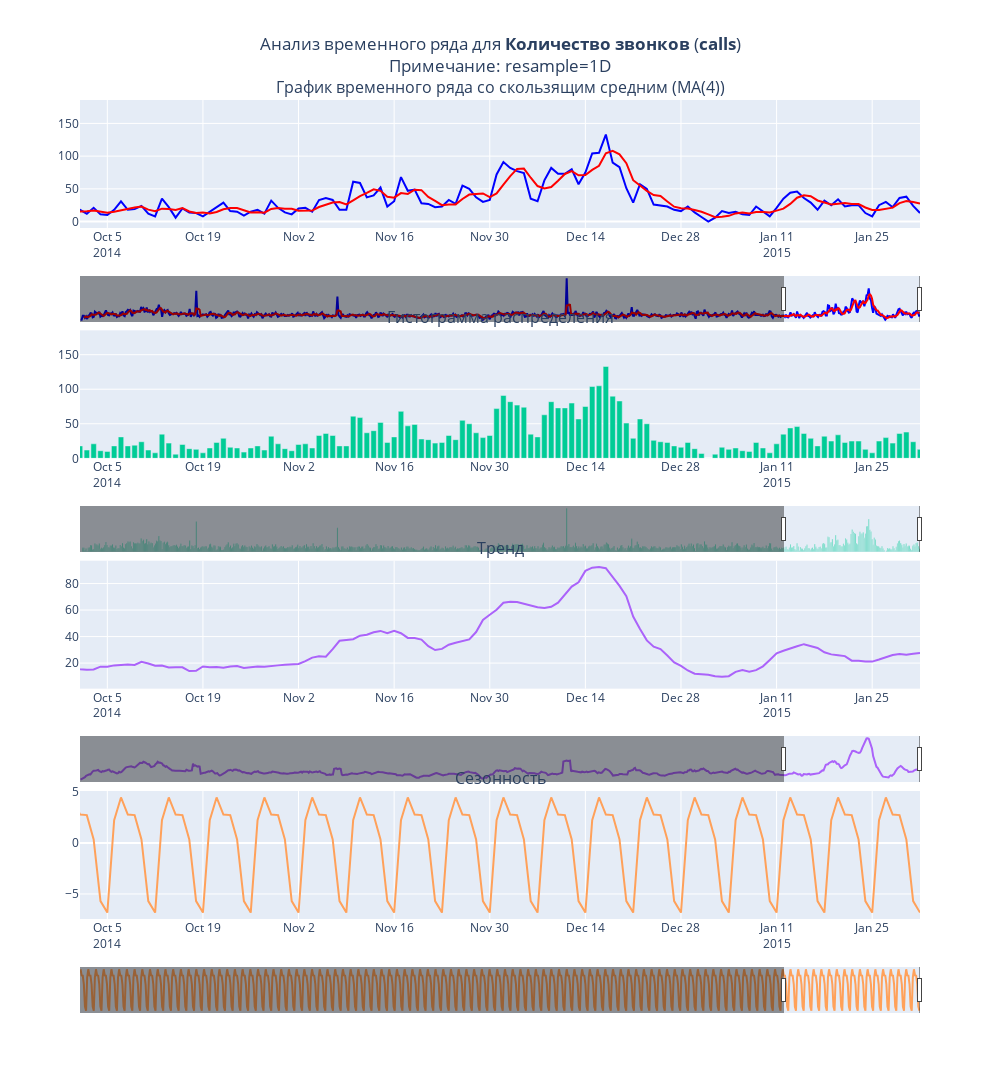
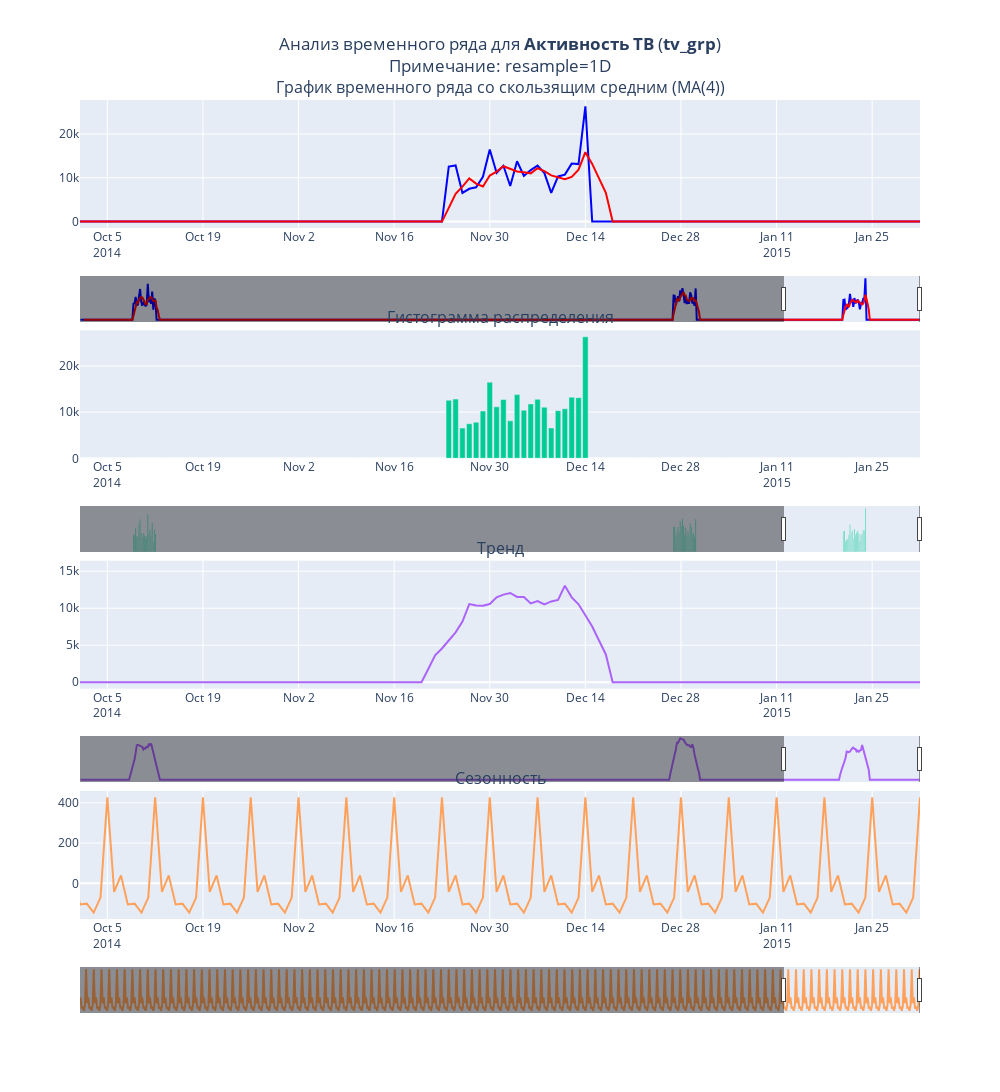
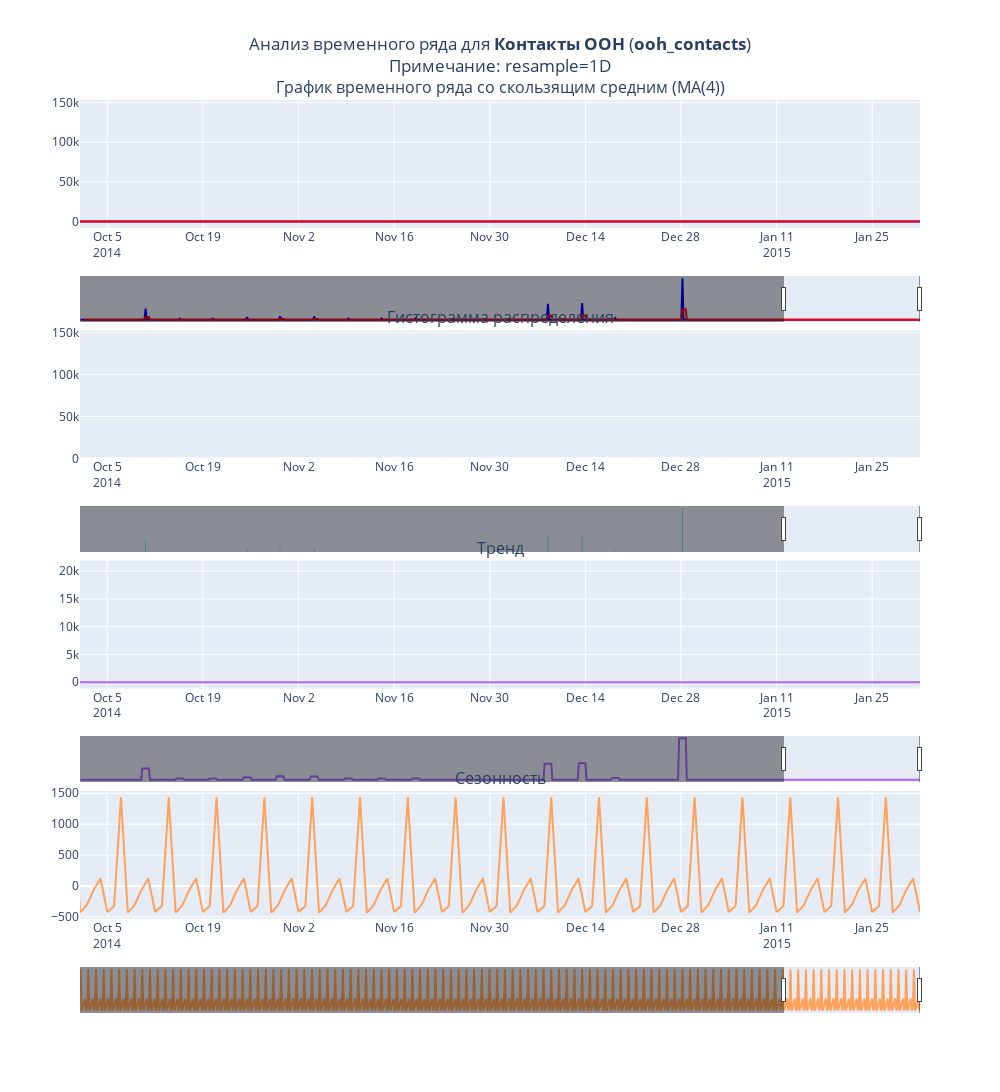

Notebook code cell kept with these figures, in order:
### Markdown cell above
<hr style="border: none; border-top: 3px dashed;">

#### <a id='toc1_4_1_2_'></a>[Временные ряды](#toc0_)

### Code cell
# Визуализация временных рядов для всех числовых признаков:

### Figure 1 — Plotly figure (JSON) as saved in the notebook; plotly's stock layout.template omitted (floating-point values rounded to 4 significant figures; data arrays with more than 128 entries replaced by an {"elided": "..."} marker saying what was removed)
{"data": [{"marker": {"color": "blue"}, "name": "График временного ряда", "type": "scatter", "x": {"elided": "762 str values"}, "xaxis": "x", "y": {"elided": "762 int values"}, "yaxis": "y"}, {"marker": {"color": "red"}, "name": "Скользящее среднее", "type": "scatter", "x": {"elided": "762 str values"}, "xaxis": "x", "y": {"elided": "762 float values"}, "yaxis": "y"}, {"name": "Гистограмма", "type": "bar", "x": {"elided": "762 str values"}, "xaxis": "x2", "y": {"elided": "762 int values"}, "yaxis": "y2"}, {"name": "Тренд", "type": "scatter", "x": {"elided": "762 str values"}, "xaxis": "x3", "y": {"elided": "762 float values"}, "yaxis": "y3"}, {"name": "Сезонность", "type": "scatter", "x": {"elided": "762 str values"}, "xaxis": "x4", "y": {"elided": "762 float values"}, "yaxis": "y4"}], "layout": {"annotations": [{"font": {"size": 16}, "showarrow": false, "text": "График временного ряда со скользящим средним (МА(4))", "x": 0.5, "xanchor": "center", "xref": "paper", "y": 1, "yanchor": "bottom", "yref": "paper"}, {"font": {"size": 16}, "showarrow": false, "text": "Гистограмма распределения", "x": 0.5, "xanchor": "center", "xref": "paper", "y": 0.7188, "yanchor": "bottom", "yref": "paper"}, {"font": {"size": 16}, "showarrow": false, "text": "Тренд", "x": 0.5, "xanchor": "center", "xref": "paper", "y": 0.4375, "yanchor": "bottom", "yref": "paper"}, {"font": {"size": 16}, "showarrow": false, "text": "Сезонность", "x": 0.5, "xanchor": "center", "xref": "paper", "y": 0.1562, "yanchor": "bottom", "yref": "paper"}], "height": 2000, "showlegend": false, "title": {"text": "Анализ временного ряда для <b>Количество звонков</b> (<b>calls</b>)<br>Примечание: resample=1D", "x": 0.5}, "width": 1000, "xaxis": {"anchor": "y", "domain": [0, 1], "fixedrange": false, "matches": "x4", "range": ["2014-10-01T00:00:00", "2015-02-01T00:00:00"], "rangeslider": {"thickness": 0.05, "visible": true}, "showticklabels": true}, "xaxis2": {"anchor": "y2", "domain": [0, 1], "fixedrange": false, "matches": "x4", "range": ["2014-10-01T00:00:00", "2015-02-01T00:00:00"], "rangeslider": {"thickness": 0.05, "visible": true}, "showticklabels": true}, "xaxis3": {"anchor": "y3", "domain": [0, 1], "fixedrange": false, "matches": "x4", "range": ["2014-10-01T00:00:00", "2015-02-01T00:00:00"], "rangeslider": {"thickness": 0.05, "visible": true}, "showticklabels": true}, "xaxis4": {"anchor": "y4", "domain": [0, 1], "fixedrange": false, "range": ["2014-10-01T00:00:00", "2015-02-01T00:00:00"], "rangeslider": {"thickness": 0.05, "visible": true}, "showticklabels": true}, "yaxis": {"anchor": "x", "domain": [0.8438, 1]}, "yaxis2": {"anchor": "x2", "domain": [0.5625, 0.7188]}, "yaxis3": {"anchor": "x3", "domain": [0.2812, 0.4375]}, "yaxis4": {"anchor": "x4", "domain": [0, 0.1562]}}}

### Figure 2 — Plotly figure (JSON) as saved in the notebook; plotly's stock layout.template omitted (floating-point values rounded to 4 significant figures; data arrays with more than 128 entries replaced by an {"elided": "..."} marker saying what was removed)
{"data": [{"marker": {"color": "blue"}, "name": "График временного ряда", "type": "scatter", "x": {"elided": "762 str values"}, "xaxis": "x", "y": {"elided": "762 int values"}, "yaxis": "y"}, {"marker": {"color": "red"}, "name": "Скользящее среднее", "type": "scatter", "x": {"elided": "762 str values"}, "xaxis": "x", "y": {"elided": "762 float values"}, "yaxis": "y"}, {"name": "Гистограмма", "type": "bar", "x": {"elided": "762 str values"}, "xaxis": "x2", "y": {"elided": "762 int values"}, "yaxis": "y2"}, {"name": "Тренд", "type": "scatter", "x": {"elided": "762 str values"}, "xaxis": "x3", "y": {"elided": "762 float values"}, "yaxis": "y3"}, {"name": "Сезонность", "type": "scatter", "x": {"elided": "762 str values"}, "xaxis": "x4", "y": {"elided": "762 float values"}, "yaxis": "y4"}], "layout": {"annotations": [{"font": {"size": 16}, "showarrow": false, "text": "График временного ряда со скользящим средним (МА(4))", "x": 0.5, "xanchor": "center", "xref": "paper", "y": 1, "yanchor": "bottom", "yref": "paper"}, {"font": {"size": 16}, "showarrow": false, "text": "Гистограмма распределения", "x": 0.5, "xanchor": "center", "xref": "paper", "y": 0.7188, "yanchor": "bottom", "yref": "paper"}, {"font": {"size": 16}, "showarrow": false, "text": "Тренд", "x": 0.5, "xanchor": "center", "xref": "paper", "y": 0.4375, "yanchor": "bottom", "yref": "paper"}, {"font": {"size": 16}, "showarrow": false, "text": "Сезонность", "x": 0.5, "xanchor": "center", "xref": "paper", "y": 0.1562, "yanchor": "bottom", "yref": "paper"}], "height": 2000, "showlegend": false, "title": {"text": "Анализ временного ряда для <b>Активность ТВ</b> (<b>tv_grp</b>)<br>Примечание: resample=1D", "x": 0.5}, "width": 1000, "xaxis": {"anchor": "y", "domain": [0, 1], "fixedrange": false, "matches": "x4", "range": ["2014-10-01T00:00:00", "2015-02-01T00:00:00"], "rangeslider": {"thickness": 0.05, "visible": true}, "showticklabels": true}, "xaxis2": {"anchor": "y2", "domain": [0, 1], "fixedrange": false, "matches": "x4", "range": ["2014-10-01T00:00:00", "2015-02-01T00:00:00"], "rangeslider": {"thickness": 0.05, "visible": true}, "showticklabels": true}, "xaxis3": {"anchor": "y3", "domain": [0, 1], "fixedrange": false, "matches": "x4", "range": ["2014-10-01T00:00:00", "2015-02-01T00:00:00"], "rangeslider": {"thickness": 0.05, "visible": true}, "showticklabels": true}, "xaxis4": {"anchor": "y4", "domain": [0, 1], "fixedrange": false, "range": ["2014-10-01T00:00:00", "2015-02-01T00:00:00"], "rangeslider": {"thickness": 0.05, "visible": true}, "showticklabels": true}, "yaxis": {"anchor": "x", "domain": [0.8438, 1]}, "yaxis2": {"anchor": "x2", "domain": [0.5625, 0.7188]}, "yaxis3": {"anchor": "x3", "domain": [0.2812, 0.4375]}, "yaxis4": {"anchor": "x4", "domain": [0, 0.1562]}}}

### Figure 3 — Plotly figure (JSON) as saved in the notebook; plotly's stock layout.template omitted (floating-point values rounded to 4 significant figures; data arrays with more than 128 entries replaced by an {"elided": "..."} marker saying what was removed)
{"data": [{"marker": {"color": "blue"}, "name": "График временного ряда", "type": "scatter", "x": {"elided": "762 str values"}, "xaxis": "x", "y": {"elided": "762 float values"}, "yaxis": "y"}, {"marker": {"color": "red"}, "name": "Скользящее среднее", "type": "scatter", "x": {"elided": "762 str values"}, "xaxis": "x", "y": {"elided": "762 float values"}, "yaxis": "y"}, {"name": "Гистограмма", "type": "bar", "x": {"elided": "762 str values"}, "xaxis": "x2", "y": {"elided": "762 float values"}, "yaxis": "y2"}, {"name": "Тренд", "type": "scatter", "x": {"elided": "762 str values"}, "xaxis": "x3", "y": {"elided": "762 float values"}, "yaxis": "y3"}, {"name": "Сезонность", "type": "scatter", "x": {"elided": "762 str values"}, "xaxis": "x4", "y": {"elided": "762 float values"}, "yaxis": "y4"}], "layout": {"annotations": [{"font": {"size": 16}, "showarrow": false, "text": "График временного ряда со скользящим средним (МА(4))", "x": 0.5, "xanchor": "center", "xref": "paper", "y": 1, "yanchor": "bottom", "yref": "paper"}, {"font": {"size": 16}, "showarrow": false, "text": "Гистограмма распределения", "x": 0.5, "xanchor": "center", "xref": "paper", "y": 0.7188, "yanchor": "bottom", "yref": "paper"}, {"font": {"size": 16}, "showarrow": false, "text": "Тренд", "x": 0.5, "xanchor": "center", "xref": "paper", "y": 0.4375, "yanchor": "bottom", "yref": "paper"}, {"font": {"size": 16}, "showarrow": false, "text": "Сезонность", "x": 0.5, "xanchor": "center", "xref": "paper", "y": 0.1562, "yanchor": "bottom", "yref": "paper"}], "height": 2000, "showlegend": false, "title": {"text": "Анализ временного ряда для <b>Контакты OOH</b> (<b>ooh_contacts</b>)<br>Примечание: resample=1D", "x": 0.5}, "width": 1000, "xaxis": {"anchor": "y", "domain": [0, 1], "fixedrange": false, "matches": "x4", "range": ["2014-10-01T00:00:00", "2015-02-01T00:00:00"], "rangeslider": {"thickness": 0.05, "visible": true}, "showticklabels": true}, "xaxis2": {"anchor": "y2", "domain": [0, 1], "fixedrange": false, "matches": "x4", "range": ["2014-10-01T00:00:00", "2015-02-01T00:00:00"], "rangeslider": {"thickness": 0.05, "visible": true}, "showticklabels": true}, "xaxis3": {"anchor": "y3", "domain": [0, 1], "fixedrange": false, "matches": "x4", "range": ["2014-10-01T00:00:00", "2015-02-01T00:00:00"], "rangeslider": {"thickness": 0.05, "visible": true}, "showticklabels": true}, "xaxis4": {"anchor": "y4", "domain": [0, 1], "fixedrange": false, "range": ["2014-10-01T00:00:00", "2015-02-01T00:00:00"], "rangeslider": {"thickness": 0.05, "visible": true}, "showticklabels": true}, "yaxis": {"anchor": "x", "domain": [0.8438, 1]}, "yaxis2": {"anchor": "x2", "domain": [0.5625, 0.7188]}, "yaxis3": {"anchor": "x3", "domain": [0.2812, 0.4375]}, "yaxis4": {"anchor": "x4", "domain": [0, 0.1562]}}}
